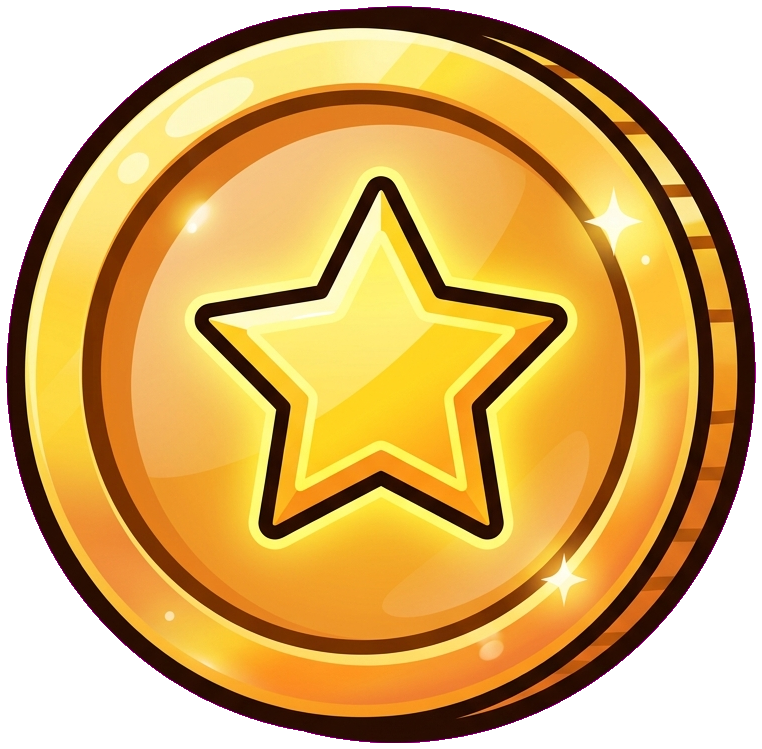
#> input picture assets/raw/coin.png, 762 x 749 px
$ python route_cutout.py --image ../../../../assets/raw/coin.png
#> lines starting #> are read from the running program, lines starting #| are printed output that depends on the picture; after the words box and inside, x2 and y2 are one past the last pixel; in counts of white or black regions, pixels touching at a corner belong together
#> in main, image is the input picture: PIL image 762x749 RGBA; mean R, G, B, A 214.7, 118.8, 103.2, 195.8
#!/usr/bin/env python3
"""Auto-route a flat-key source crop to the correct cutout path.

Two cutout paths, disjoint problems:
  * key_matte (path 1) -- opaque art with a thin anti-aliased edge. The alpha is
    ~binary with a 1-2px transition; a single flat-key background is enough.
  * dual_plate (path 2) -- art with a WIDE soft/semi-transparent zone (glow,
    aura, smoke, glass, soft cast shadow). That fractional alpha is
    mathematically unrecoverable from ONE background, so it needs a white+black
    plate pair (gen_dual_plate.sh) instead.

This module decides which, FROM THE SINGLE FLAT-KEY SOURCE, so the choice can be
made before a generation is spent. Discriminator: the fraction of "partial"
keyness mass -- pixels that are a blend of key + foreground spread over a wide
band -- plus how DEEP that transition runs. Opaque art has a bimodal keyness
histogram (a tiny partial ring); soft art has a fat middle / deep gradient.

Calibrated 2026-06-18 on mine-cards sources (key from the crop plan):
  hard/opaque icons/coins  soft_score <= 0.06,  depth90 <= 11px
  soft FX / glow / ring     soft_score >= 0.17,  ring depth90 = 22px
=> route to dual_plate when soft_score >= 0.11 OR depth90 >= 14px (the OR catches
the thin-but-deep glow ring that has a modest area score but a long gradient).

CPU + numpy only; no native code, no ML. The cutout is ~0.3% of one gpt-image-2
generation, so this stays cheap by design.
"""
from __future__ import annotations

import argparse
import json
import subprocess
import sys
from dataclasses import asdict, dataclass
from pathlib import Path

import numpy as np
from PIL import Image
from scipy import ndimage

ROOT = Path(__file__).resolve().parents[4]
if str(ROOT) not in sys.path:
    sys.path.insert(0, str(ROOT))

# --- routing constants (calibrated; see module docstring) -----------------
KEY_TOLERANCE = 80.0  # color-distance scale that maps to alpha in [0,1]
PARTIAL_LO = 0.15     # keyness band that counts as "soft/semi-transparent"
PARTIAL_HI = 0.85
SCORE_THRESHOLD = 0.11   # >= -> wide soft zone -> dual_plate
DEPTH90_THRESHOLD = 14.0  # >= -> deep gradient (thin glow ring) -> dual_plate

RGB = tuple[int, int, int]


@dataclass(frozen=True)
class RouteDecision:
    method: str  # "key_matte" | "dual_plate"
    needs_dual: bool
    soft_score: float
    depth90: float
    depth_median: float
    key: RGB
    n_core: int
    n_partial: int
    reason: str


def _key_from_border(rgb: np.ndarray) -> RGB:
    band = np.concatenate([rgb[0], rgb[-1], rgb[:, 0], rgb[:, -1]], axis=0)
    median = np.median(band, axis=0)
    return (int(median[0]), int(median[1]), int(median[2]))


def soft_metrics(
    image: Image.Image,
    key: RGB | None = None,
    *,
    tolerance: float = KEY_TOLERANCE,
    lo: float = PARTIAL_LO,
    hi: float = PARTIAL_HI,
) -> dict:
    """Per-source softness metrics used by the router (also handy standalone)."""
#> called with tolerance = 80, lo = 0.15, hi = 0.85
    rgb = np.asarray(image.convert("RGB"), dtype=np.float64)
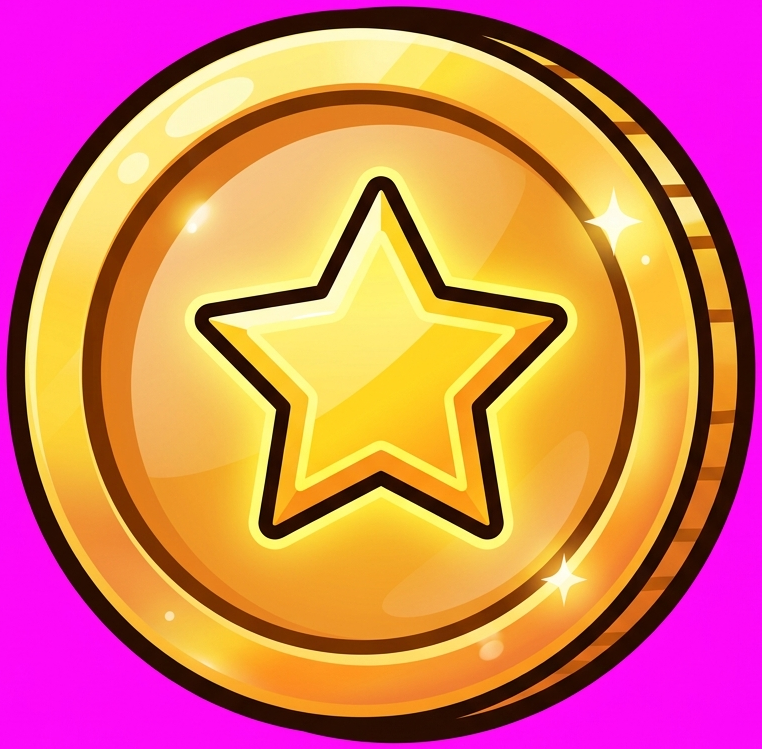
#> rgb: shape (749, 762, 3) float64; mean R, G, B 214.7, 118.8, 103.2
    if key is None:
        key = _key_from_border(rgb)
#> in _key_from_border, `median = np.median(band, axis=0)`: median = [253, 9, 249]
#> key = (253, 9, 249)
    key_arr = np.asarray(key, dtype=np.float64)
#> key_arr = [253, 9, 249]
    distance = np.sqrt(((rgb - key_arr) ** 2).sum(axis=2))
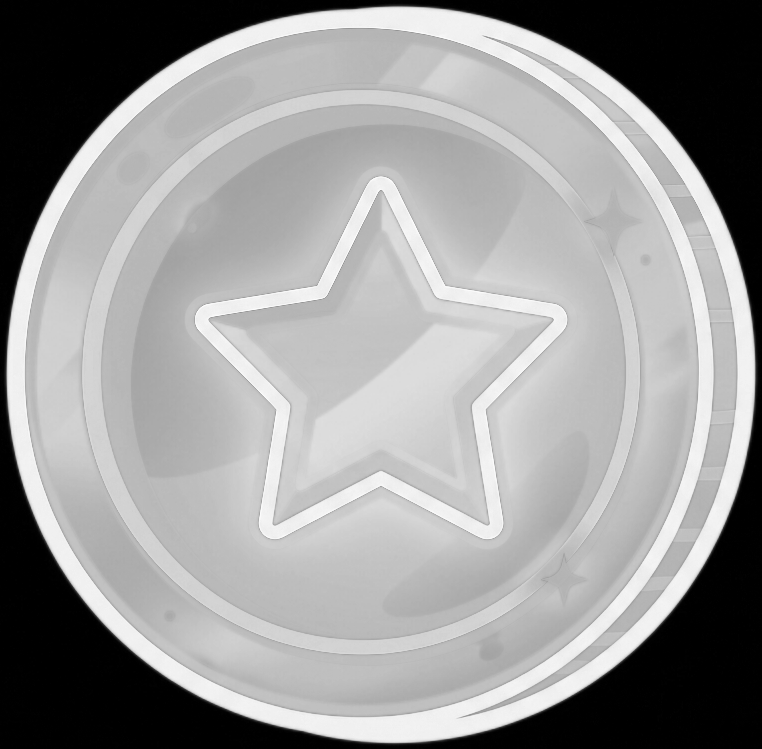
#> distance: shape (749, 762) float64; min 1, max 345.2, mean 207.8; drawn with min black and max white
    # Cheap per-pixel alpha proxy: 0 at the key, 1 far from it.
    alpha = np.clip(distance / tolerance, 0.0, 1.0)
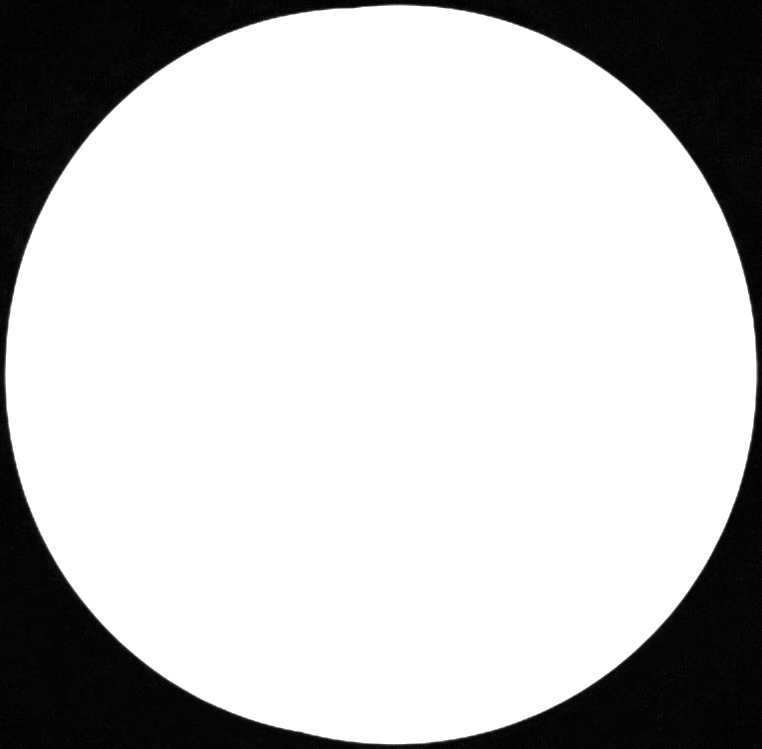
#> alpha: shape (749, 762) float64; min 0.0125, max 1, mean 0.779
    partial = (alpha > lo) & (alpha < hi)
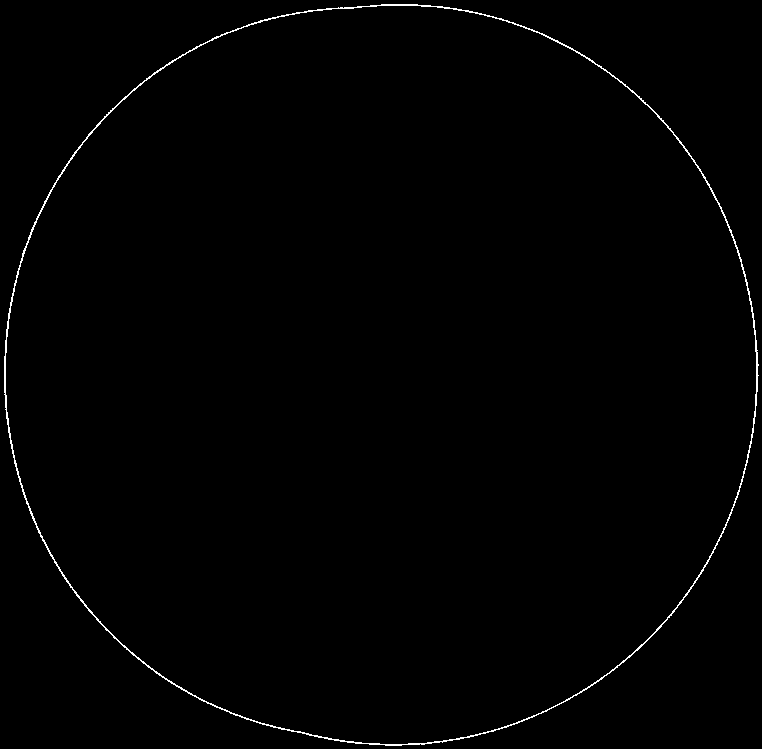
#> partial: shape (749, 762) bool; 0.7% white in thin lines or dots
    core = alpha >= hi
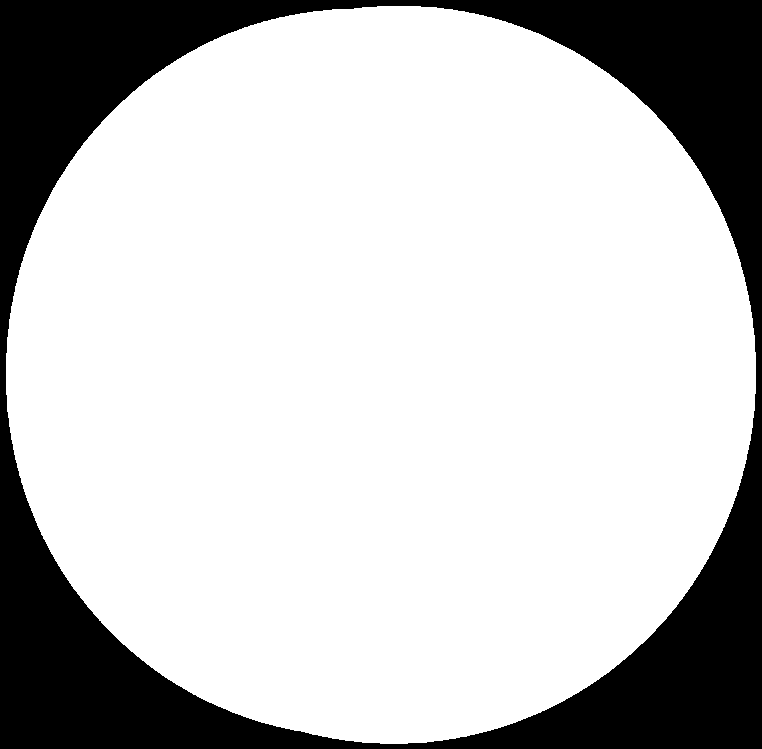
#> core: shape (749, 762) bool; 77% white; 1 black region, box (x1, y1, x2, y2) and area: (0, 0, 762, 749) 131183
    n_partial = int(partial.sum())
#> n_partial = 4013
    n_core = int(core.sum())
#> n_core = 439555
    # Soft fraction of the NON-key content: opaque art ~0, glow/soft art high.
    score = n_partial / max(1, n_partial + n_core)
#> score = 0.00905
    if n_core > 0 and n_partial > 0:
        depth_map = ndimage.distance_transform_edt(~core)
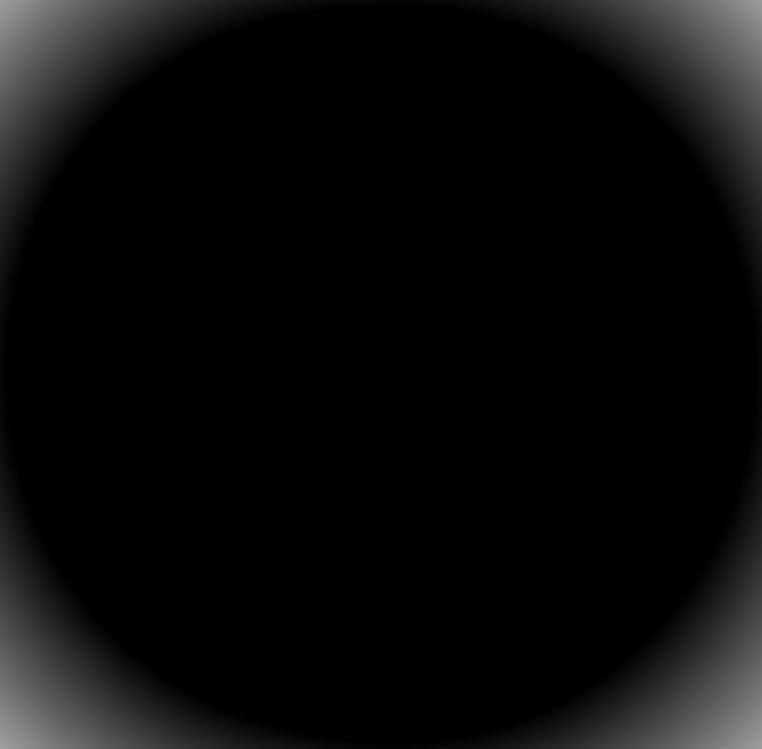
#> depth_map: shape (749, 762) float64; min 0, max 160.5, mean 10.8
        depth_median = float(np.median(depth_map[partial]))
#> depth_median = 1
        depth90 = float(np.percentile(depth_map[partial], 90))
#> depth90 = 2
    elif n_partial > 0:
        # All soft, no opaque core (pure glow) -> definitively soft.
        depth_median = depth90 = float(max(image.size))
    else:
        depth_median = depth90 = 0.0
    return {
        "soft_score": round(score, 4),
        "depth_median": round(depth_median, 2),
        "depth90": round(depth90, 2),
        "n_core": n_core,
        "n_partial": n_partial,
        "key": (int(key_arr[0]), int(key_arr[1]), int(key_arr[2])),
    }


def route_cutout(
    image: Image.Image,
    key: RGB | None = None,
    *,
    score_threshold: float = SCORE_THRESHOLD,
    depth90_threshold: float = DEPTH90_THRESHOLD,
) -> RouteDecision:
    """Decide key_matte vs dual_plate for one flat-key source crop."""
    m = soft_metrics(image, key)
#> m = {'soft_score': 0.009, 'depth_median': 1, 'depth90': 2, 'n_core': 439555, 'n_partial': 4013, 'key': (253, 9, 249)}
    by_area = m["soft_score"] >= score_threshold
#> by_area = False
    by_depth = m["depth90"] >= depth90_threshold
#> by_depth = False
    needs_dual = by_area or by_depth
#> needs_dual = False
    if needs_dual:
        bits = []
        if by_area:
            bits.append(f"soft_score {m['soft_score']:.3f} >= {score_threshold}")
        if by_depth:
            bits.append(f"depth90 {m['depth90']:.1f}px >= {depth90_threshold}")
        reason = "wide/deep semi-transparent zone (" + " and ".join(bits) + ") -> dual_plate"
    else:
        reason = (
            f"opaque: soft_score {m['soft_score']:.3f} < {score_threshold} and "
            f"depth90 {m['depth90']:.1f}px < {depth90_threshold} -> key_matte"
        )
    return RouteDecision(
        method="dual_plate" if needs_dual else "key_matte",
        needs_dual=needs_dual,
        soft_score=m["soft_score"],
        depth90=m["depth90"],
        depth_median=m["depth_median"],
        key=m["key"],
        n_core=m["n_core"],
        n_partial=m["n_partial"],
        reason=reason,
    )


def _parse_rgb(text: str) -> RGB:
    parts = [int(p) for p in text.replace(" ", "").split(",")]
    if len(parts) != 3:
        raise argparse.ArgumentTypeError("expected r,g,b")
    return (parts[0], parts[1], parts[2])


def _parse_crop(text: str) -> tuple[int, int, int, int]:
    parts = [int(p) for p in text.replace(" ", "").split(",")]
    if len(parts) != 4:
        raise argparse.ArgumentTypeError("expected x,y,w,h")
    return (parts[0], parts[1], parts[2], parts[3])


def _launch_dual_plate(source: Path, name: str, out_dir: Path) -> int:
    script = ROOT / ".codex" / "skills" / "nt-asset-image-generation" / "scripts" / "gen_dual_plate.sh"
    cmd = ["bash", str(script), "--source", str(source), "--name", name, "--out-dir", str(out_dir)]
    print(">>> auto-trigger:", " ".join(cmd))
    try:
        return subprocess.run(cmd, check=False).returncode
    except FileNotFoundError:
        print("error: could not launch bash; run the command above manually", file=sys.stderr)
        return 127


def main(argv: list[str] | None = None) -> int:
    parser = argparse.ArgumentParser(description="Route a flat-key source to key_matte or dual_plate.")
    parser.add_argument("--image", required=True, type=Path)
    parser.add_argument("--key", type=_parse_rgb, default=None, help="flat-key color r,g,b (default: auto from border)")
    parser.add_argument("--crop", type=_parse_crop, default=None, help="x,y,w,h sub-crop to route")
    parser.add_argument("--json", action="store_true", help="emit the decision as JSON")
    parser.add_argument("--auto-dual", action="store_true", help="if soft, launch gen_dual_plate.sh automatically")
    parser.add_argument("--name", default=None, help="asset name for --auto-dual (default: image stem)")
    parser.add_argument("--out-dir", type=Path, default=Path("tmp/dual"), help="--auto-dual output dir")
    args = parser.parse_args(argv)

    image = Image.open(args.image).convert("RGBA")
    if args.crop:
        x, y, w, h = args.crop
        image = image.crop((x, y, x + w, y + h))
    decision = route_cutout(image, args.key)

    if args.json:
        print(json.dumps(asdict(decision)))
    else:
        print(f"method   : {decision.method}")
#| method   : key_matte
        print(f"reason   : {decision.reason}")
#| reason   : opaque: soft_score 0.009 < 0.11 and depth90 2.0px < 14.0 -> key_matte
        print(f"metrics  : soft_score={decision.soft_score} depth90={decision.depth90} "
              f"core={decision.n_core} partial={decision.n_partial} key={decision.key}")
#| metrics  : soft_score=0.009 depth90=2.0 core=439555 partial=4013 key=(253, 9, 249)

    if decision.needs_dual and args.auto_dual:
        name = args.name or args.image.stem
        return _launch_dual_plate(args.image, name, args.out_dir)
    return 0


if __name__ == "__main__":
    raise SystemExit(main())
#> (the program exits here)

$ run again, on assets/raw/hp_bar.png
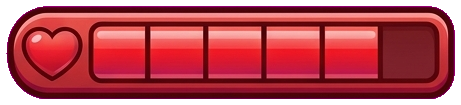
#> input picture assets/raw/hp_bar.png, 461 x 105 px
#> in main, image is the input picture: PIL image 461x105 RGBA; mean R, G, B, A 182.3, 39, 86.2, 214
#> band = 1132 rows, first 8: [253, 5, 251], [252, 4, 250], [253, 5, 252], [253, 5, 252], [253, 5, 251], [253, 5, 251], [252, 6, 253], [252, 6, 253]
#> median = [254, 5, 252]
#> key = (254, 5, 252)
#> key_arr = [254, 5, 252]
#> partial: shape (105, 461) bool; 3.6% white in thin lines or dots
#> in soft_metrics, `core = alpha >= hi`:
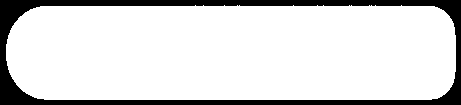
#> core: shape (105, 461) bool; 85.1% white; 1 black region, box (x1, y1, x2, y2) and area: (0, 0, 461, 105) 7236
#> n_partial = 1742
#> n_core = 41169
#> score = 0.0406
#> in soft_metrics, `depth_map = ndimage.distance_transform_edt(~core)`:
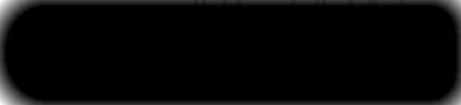
#> depth_map: shape (105, 461) float64; min 0, max 25.46, mean 0.7; drawn with min black and max white
#> depth_median = 1
#> depth90 = 2
#> m = {'soft_score': 0.0406, 'depth_median': 1, 'depth90': 2, 'n_core': 41169, 'n_partial': 1742, 'key': (254, 5, 252)}
#> by_area = False
#| method   : key_matte
#| reason   : opaque: soft_score 0.041 < 0.11 and depth90 2.0px < 14.0 -> key_matte
#| metrics  : soft_score=0.0406 depth90=2.0 core=41169 partial=1742 key=(254, 5, 252)

$ run again, on assets/raw/keep.png
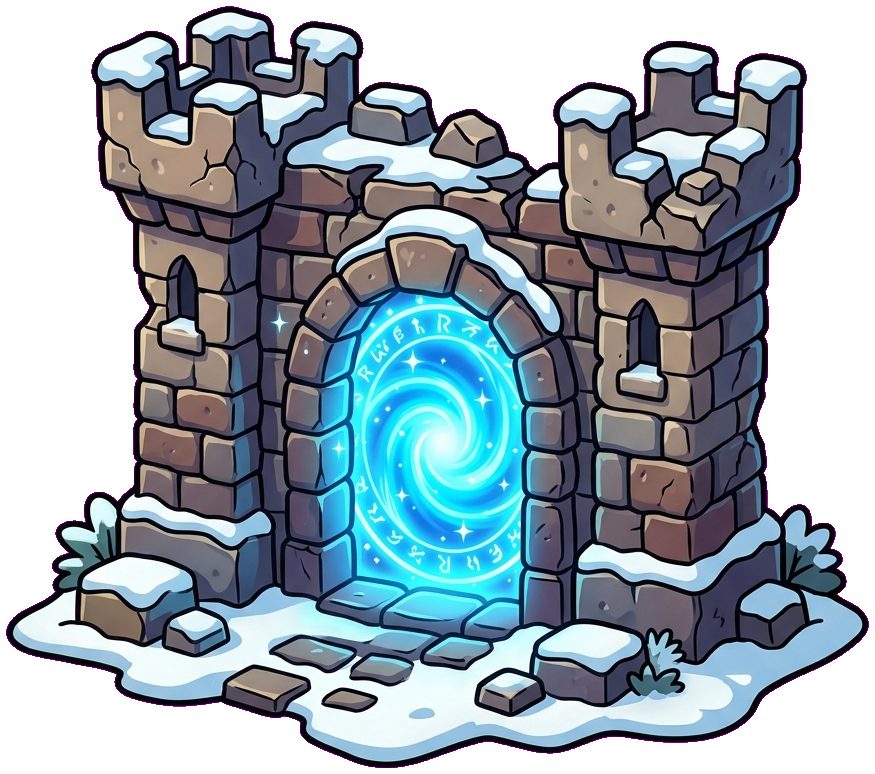
#> input picture assets/raw/keep.png, 875 x 774 px
#> in main, image is the input picture: PIL image 875x774 RGBA; mean R, G, B, A 150.9, 87.1, 174.1, 174.1
#> median = [253, 3, 251]
#> key = (253, 3, 251)
#> key_arr = [253, 3, 251]
#> partial: shape (774, 875) bool; 0.96% white in thin lines or dots
#> in soft_metrics, `core = alpha >= hi`:
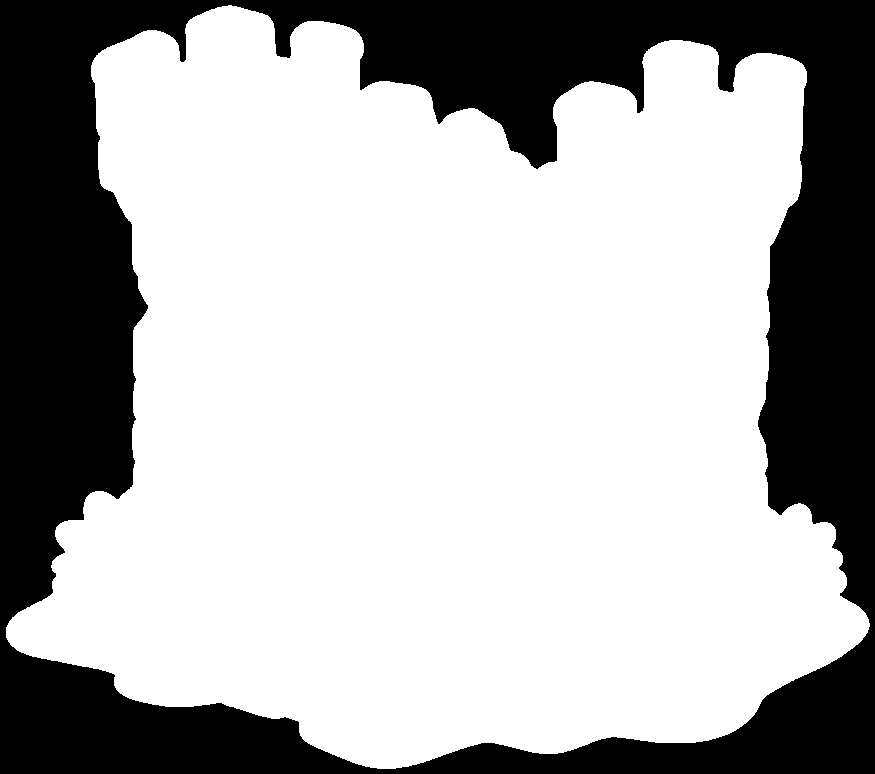
#> core: shape (774, 875) bool; 68.6% white; 1 black region, box (x1, y1, x2, y2) and area: (0, 0, 875, 774) 212432
#> n_partial = 6519
#> n_core = 464818
#> score = 0.0138
#> in soft_metrics, `depth_map = ndimage.distance_transform_edt(~core)`:
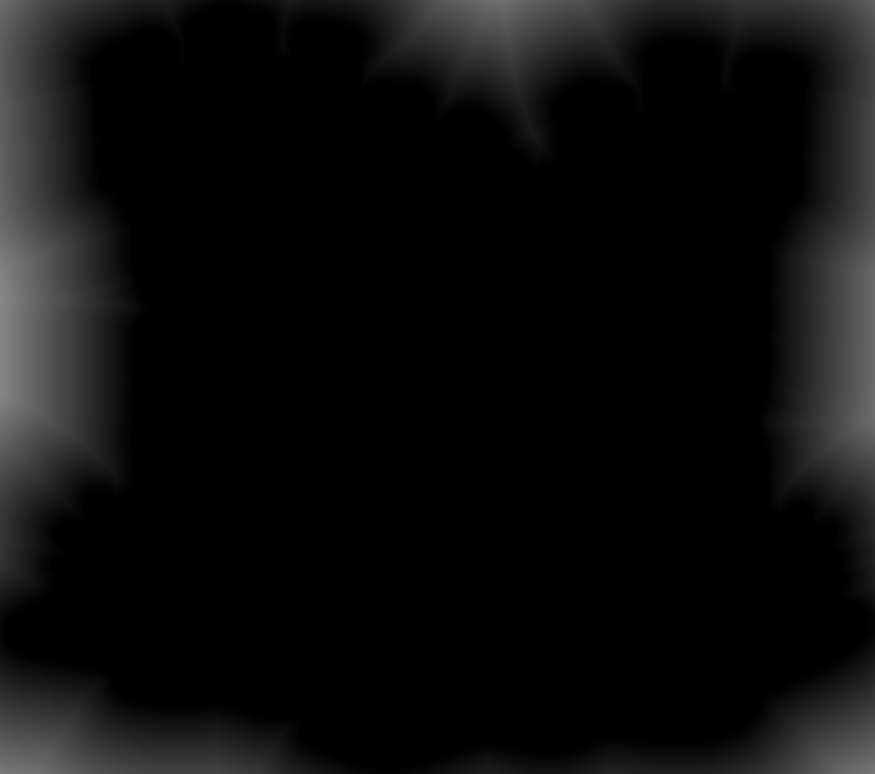
#> depth_map: shape (774, 875) float64; min 0, max 136.3, mean 13.2
#> depth_median = 1
#> depth90 = 2
#> m = {'soft_score': 0.0138, 'depth_median': 1, 'depth90': 2, 'n_core': 464818, 'n_partial': 6519, 'key': (253, 3, 251)}
#> by_area = False
#| method   : key_matte
#| reason   : opaque: soft_score 0.014 < 0.11 and depth90 2.0px < 14.0 -> key_matte
#| metrics  : soft_score=0.0138 depth90=2.0 core=464818 partial=6519 key=(253, 3, 251)
